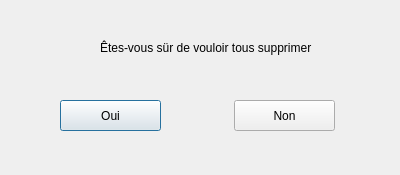
<?xml version="1.0" encoding="UTF-8"?>
<ui version="4.0">
 <class>Supp</class>
 <widget class="QDialog" name="Supp">
  <property name="geometry">
   <rect>
    <x>0</x>
    <y>0</y>
    <width>400</width>
    <height>175</height>
   </rect>
  </property>
  <property name="windowTitle">
   <string>Dialog</string>
  </property>
  <widget class="QLabel" name="label">
   <property name="geometry">
    <rect>
     <x>100</x>
     <y>40</y>
     <width>221</width>
     <height>16</height>
    </rect>
   </property>
   <property name="text">
    <string>Êtes-vous sür de vouloir tous supprimer</string>
   </property>
  </widget>
  <widget class="QPushButton" name="pushButton">
   <property name="geometry">
    <rect>
     <x>60</x>
     <y>100</y>
     <width>101</width>
     <height>31</height>
    </rect>
   </property>
   <property name="text">
    <string>Oui</string>
   </property>
  </widget>
  <widget class="QPushButton" name="pushButton_2">
   <property name="geometry">
    <rect>
     <x>234</x>
     <y>100</y>
     <width>101</width>
     <height>31</height>
    </rect>
   </property>
   <property name="text">
    <string>Non</string>
   </property>
  </widget>
 </widget>
 <resources/>
 <connections/>
</ui>
